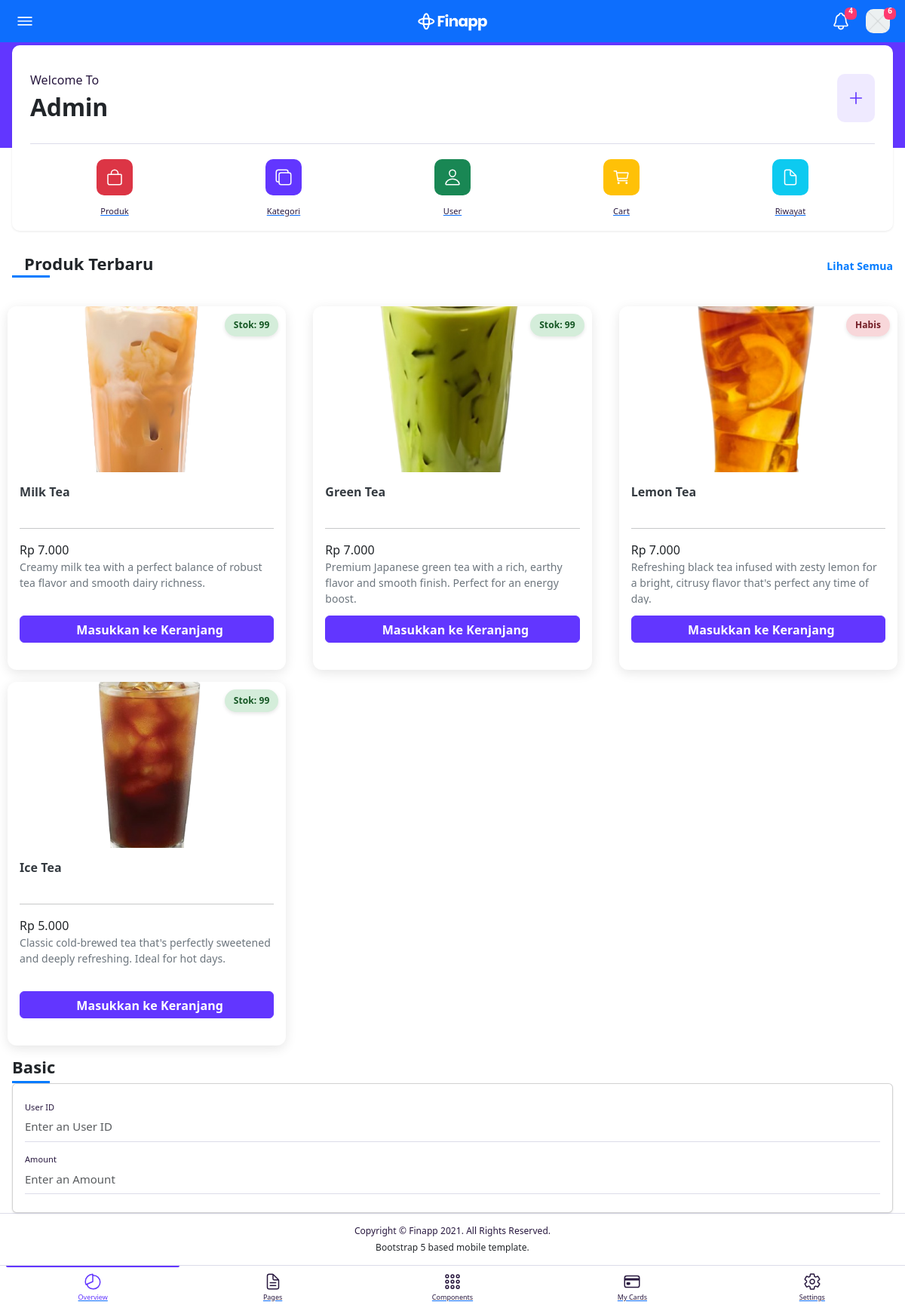
Page /FINAPP/index.php on the committed database.
### tables this page shows
CREATE TABLE `produk` (
  `id` int(11) NOT NULL,
  `nama_barang` varchar(255) NOT NULL,
  `deskripsi` text NOT NULL,
  `stok` int(11) NOT NULL,
  `kategori` varchar(255) NOT NULL,
  `harga` varchar(255) NOT NULL,
  `gambar_produk` varchar(255) NOT NULL
);

### FINAPP/news.php (the view, shortened to what this page needs)
<!DOCTYPE html>
<html lang="en">
<head>
</head>
<body>
    <div class="section full mt-4 mb-3">
        <div class="section-heading padding">
            <h2 class="section-title">Produk Terbaru</h2>
            <a href="./app-products.php" class="view-all">Lihat Semua</a>
        </div>
        <div class="product-grid">
            <?php
            include 'koneksi.php';
            $data = mysqli_query($koneksi, "SELECT * FROM produk ORDER BY id DESC LIMIT 4");
            while ($d = mysqli_fetch_array($data)) {
                $stokStatus = '';
                $stokClass = '';
                if ($d['stok'] <= 0) {
                    $stokStatus = 'Habis';
                    $stokClass = 'out-stock';
                } elseif ($d['stok'] <= 5) {
                    $stokStatus = 'Stok: ' . $d['stok'];
                    $stokClass = 'low-stock';
                } else {
                    $stokStatus = 'Stok: ' . $d['stok'];
                    $stokClass = 'in-stock';
                }
                $harga = isset($d['harga']) ? 'Rp ' . number_format($d['harga'], 0, ',', '.') : 'Harga tidak tersedia';
            ?>
                <div class="product-card">
                    <span class="stock-badge <?php echo $stokClass; ?>"><?php echo $stokStatus; ?></span>
                    <div class="image-container">
                        <?php if (!empty($d['gambar_produk'])) { ?>
                            <img src="database/produk/gambar/<?php echo $d['gambar_produk']; ?>"
                                alt="<?php echo $d['nama_barang']; ?>"
                                class="product-image">
                        <?php } else { ?>
                            <div class="no-image">
                                <i class="bi bi-image"></i> Tidak ada gambar
                            </div>
                        <?php } ?>
                    </div>
                    <div class="product-content">
                        <h5 class="product-title"><?php echo $d['nama_barang']; ?></h5>
                        <hr>
                        <?php if (isset($d['harga'])) { ?>
                            <div class="product-price"><?php echo $harga; ?></div>
                        <?php } ?>
                        <?php if (isset($d['deskripsi']) && !empty($d['deskripsi'])) { ?>
                            <p class="product-description"><?php echo $d['deskripsi']; ?></p>
                        <?php } else { ?>
                            <p class="product-description">Deskripsi produk tidak tersedia</p>
                        <?php } ?>
                        <div class="product-footer">
                            <a href="database/produk/keranjang/keranjang.php?id=<?php echo $d['id'] ?>"
                                class="btn btn-primary w-100 fw-bold text-white">
                                <i class="bi bi-cart-plus me-2"></i> Masukkan ke Keranjang
                            </a>
                        </div>
                    </div>
                </div>
            <?php
            }
            ?>
        </div>
    </div>
</body>
</html>

### FINAPP/news.php (style rules this page uses)
.product-card { border-radius: 12px; overflow: hidden; box-shadow: 0 4px 15px rgba(0, 0, 0, 0.1); transition: transform 0.3s ease, box-shadow 0.3s ease; margin: 10px; background-color: #fff; position: relative; height: 100%; }
.product-image { width: 100%; height: 220px; object-fit: cover; transition: transform 0.5s ease; }
.image-container { overflow: hidden; position: relative; }
.stock-badge { position: absolute; top: 10px; right: 10px; padding: 6px 12px; border-radius: 20px; font-weight: 600; font-size: 12px; z-index: 2; box-shadow: 0 2px 5px rgba(0, 0, 0, 0.1); }
.in-stock { background-color: #d4edda; color: #155724; }
.out-stock { background-color: #f8d7da; color: #721c24; }
.product-content { padding: 16px; }
.product-title { font-size: 16px; font-weight: 600; margin-bottom: 8px; color: #343a40; line-height: 1.3; height: 42px; overflow: hidden; text-overflow: ellipsis; display: -webkit-box; -webkit-box-orient: vertical; }
.product-description { font-size: 14px; color: #6c757d; margin-bottom: 15px; height: 60px; overflow: hidden; text-overflow: ellipsis; display: -webkit-box; -webkit-box-orient: vertical; }
.product-footer { display: flex; flex-direction: column; gap: 10px; margin-top: 10px; }
.section-heading { display: flex; justify-content: space-between; align-items: center; margin-bottom: 20px; }
.section-title { font-size: 22px; font-weight: 700; color: #212529; position: relative; padding-bottom: 5px; }
.section-title:after { content: ''; position: absolute; left: 0; bottom: 0; width: 50px; height: 3px; background-color: #007bff; }
.view-all { color: #007bff; font-weight: 600; text-decoration: none; font-size: 14px; transition: color 0.3s; }
.product-grid { display: grid; grid-template-columns: repeat(4, 1fr); gap: 1rem; }
@media (max-width: 1200px) { .product-grid { grid-template-columns: repeat(3, 1fr); } }

### rows in the picture
produk: stok "Stok: 99", gambar_produk (picture), nama_barang "Milk Tea", harga "Rp 7.000", deskripsi "Creamy milk tea with a perfect balance of robust tea flavor and smooth dairy richness."
produk: stok "Stok: 99", gambar_produk (picture), nama_barang "Green Tea", harga "Rp 7.000", deskripsi "Premium Japanese green tea with a rich, earthy flavor and smooth finish. Perfect for an energy boost."
produk: stok "Habis", gambar_produk (picture), nama_barang "Lemon Tea", harga "Rp 7.000", deskripsi "Refreshing black tea infused with zesty lemon for a bright, citrusy flavor that's perfect any time of day."
produk: stok "Stok: 99", gambar_produk (picture), nama_barang "Ice Tea", harga "Rp 5.000", deskripsi "Classic cold-brewed tea that's perfectly sweetened and deeply refreshing. Ideal for hot days."
